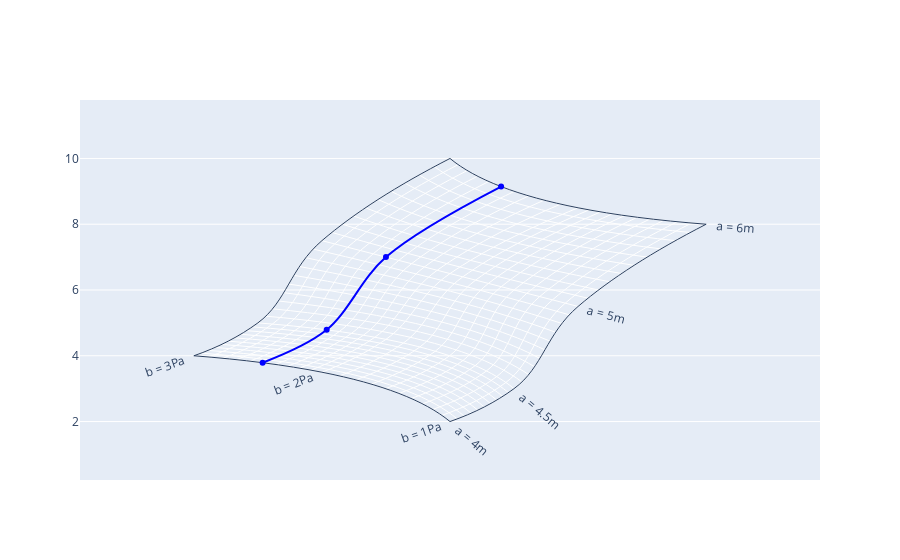

The notebook cell this image was saved under:
### Markdown cell above
<h3 id="Add-Carpet-Scatter-Trace">Add Carpet Scatter Trace<a class="anchor-link" href="#Add-Carpet-Scatter-Trace">¶</a></h3>

### Code cell
import plotly.graph_objects as go

fig = go.Figure()

fig.add_trace(go.Carpet(
    a = [4, 4, 4, 4.5, 4.5, 4.5, 5, 5, 5, 6, 6, 6],
    b = [1, 2, 3, 1, 2, 3, 1, 2, 3, 1, 2, 3],
    y = [2, 3.5, 4, 3, 4.5, 5, 5.5, 6.5, 7.5, 8, 8.5, 10],
    aaxis = dict(
      tickprefix = 'a = ',
      ticksuffix = 'm',
      smoothing = 1,
      minorgridcount = 9
      ),
    baxis = dict(
      tickprefix = 'b = ',
      ticksuffix = 'Pa',
      smoothing = 1,
      minorgridcount = 9
      )
))

fig.add_trace(go.Scattercarpet(
    a = [4, 4.5, 5, 6],
    b = [2.5, 2.5, 2.5, 2.5],
    line = dict(
      shape = 'spline',
      smoothing = 1,
      color = 'blue'
    )
))

fig.show()

### Figure 1 — Plotly figure (JSON) as saved in the notebook; plotly's stock layout.template omitted (floating-point values rounded to 4 significant figures)
{"data": [{"a": [4, 4, 4, 4.5, 4.5, 4.5, 5, 5, 5, 6, 6, 6], "aaxis": {"minorgridcount": 9, "smoothing": 1, "tickprefix": "a = ", "ticksuffix": "m"}, "b": [1, 2, 3, 1, 2, 3, 1, 2, 3, 1, 2, 3], "baxis": {"minorgridcount": 9, "smoothing": 1, "tickprefix": "b = ", "ticksuffix": "Pa"}, "type": "carpet", "y": [2, 3.5, 4, 3, 4.5, 5, 5.5, 6.5, 7.5, 8, 8.5, 10]}, {"a": [4, 4.5, 5, 6], "b": [2.5, 2.5, 2.5, 2.5], "line": {"color": "blue", "shape": "spline", "smoothing": 1}, "type": "scattercarpet"}], "layout": {}}
